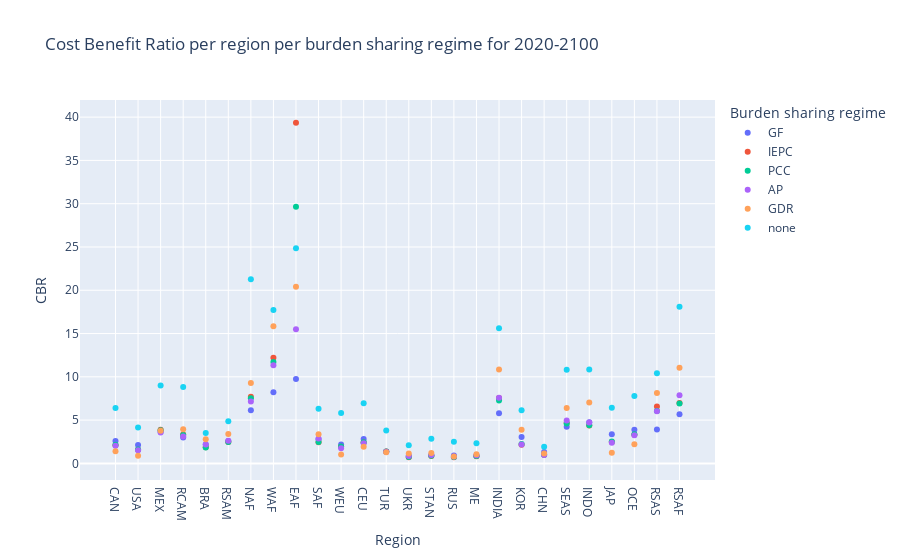

Write notebook code for a chart like this one.
### Code cell
#CBR 
CBRs_plot = px.scatter(CBRs, 
                       x= 'Region',
                       y= 'CBR', 
                       color = 'Burden sharing regime',
                       title = 'Cost Benefit Ratio per region per burden sharing regime for 2020-2100',
                      labels = { "variable": "Burden Sharing Regime"})

CBRs_plot.update_xaxes(
   title = "Region"
)

CBRs_plot.update_yaxes(
   title = "CBR"
)

### Figure 1 — Plotly figure (JSON) as saved in the notebook; plotly's stock layout.template omitted (floating-point values rounded to 4 significant figures)
{"data": [{"hovertemplate": "Burden sharing regime=GF<br>Region=%{x}<br>CBR=%{y}<extra></extra>", "legendgroup": "GF", "marker": {"color": "#636efa", "symbol": "circle"}, "mode": "markers", "name": "GF", "orientation": "v", "showlegend": true, "type": "scatter", "x": ["CAN", "USA", "MEX", "RCAM", "BRA", "RSAM", "NAF", "WAF", "EAF", "SAF", "WEU", "CEU", "TUR", "UKR", "STAN", "RUS", "ME", "INDIA", "KOR", "CHN", "SEAS", "INDO", "JAP", "OCE", "RSAS", "RSAF"], "xaxis": "x", "y": [2.595, 2.121, 3.663, 2.98, 2.183, 2.599, 6.147, 8.209, 9.755, 2.786, 2.168, 2.821, 1.338, 0.8431, 0.9402, 0.9138, 0.8562, 5.789, 3.061, 1.307, 4.233, 4.765, 3.355, 3.872, 3.909, 5.671], "yaxis": "y"}, {"hovertemplate": "Burden sharing regime=IEPC<br>Region=%{x}<br>CBR=%{y}<extra></extra>", "legendgroup": "IEPC", "marker": {"color": "#EF553B", "symbol": "circle"}, "mode": "markers", "name": "IEPC", "orientation": "v", "showlegend": true, "type": "scatter", "x": ["CAN", "USA", "MEX", "RCAM", "BRA", "RSAM", "NAF", "WAF", "EAF", "SAF", "WEU", "CEU", "TUR", "UKR", "STAN", "RUS", "ME", "INDIA", "KOR", "CHN", "SEAS", "INDO", "JAP", "OCE", "RSAS", "RSAF"], "xaxis": "x", "y": [2.094, 1.561, 3.882, 3.346, 1.853, 2.481, 7.689, 12.2, 39.35, 2.443, 1.917, 2.413, 1.359, 0.7214, 0.8467, 0.7083, 0.8338, 7.548, 2.152, 0.9849, 4.655, 4.37, 2.466, 3.305, 6.574, 6.966], "yaxis": "y"}, {"hovertemplate": "Burden sharing regime=PCC<br>Region=%{x}<br>CBR=%{y}<extra></extra>", "legendgroup": "PCC", "marker": {"color": "#00cc96", "symbol": "circle"}, "mode": "markers", "name": "PCC", "orientation": "v", "showlegend": true, "type": "scatter", "x": ["CAN", "USA", "MEX", "RCAM", "BRA", "RSAM", "NAF", "WAF", "EAF", "SAF", "WEU", "CEU", "TUR", "UKR", "STAN", "RUS", "ME", "INDIA", "KOR", "CHN", "SEAS", "INDO", "JAP", "OCE", "RSAS", "RSAF"], "xaxis": "x", "y": [2.164, 1.614, 3.831, 3.284, 1.845, 2.46, 7.532, 11.71, 29.66, 2.475, 1.943, 2.433, 1.368, 0.7347, 0.8686, 0.7381, 0.8461, 7.271, 2.235, 1.008, 4.612, 4.397, 2.514, 3.361, 6.049, 6.908], "yaxis": "y"}, {"hovertemplate": "Burden sharing regime=AP<br>Region=%{x}<br>CBR=%{y}<extra></extra>", "legendgroup": "AP", "marker": {"color": "#ab63fa", "symbol": "circle"}, "mode": "markers", "name": "AP", "orientation": "v", "showlegend": true, "type": "scatter", "x": ["CAN", "USA", "MEX", "RCAM", "BRA", "RSAM", "NAF", "WAF", "EAF", "SAF", "WEU", "CEU", "TUR", "UKR", "STAN", "RUS", "ME", "INDIA", "KOR", "CHN", "SEAS", "INDO", "JAP", "OCE", "RSAS", "RSAF"], "xaxis": "x", "y": [2.049, 1.518, 3.577, 3.1, 2.176, 2.614, 7.136, 11.32, 15.49, 2.88, 1.749, 2.334, 1.336, 0.8541, 0.9816, 0.7964, 0.9421, 7.583, 2.19, 0.9794, 4.953, 4.732, 2.395, 3.245, 6.014, 7.88], "yaxis": "y"}, {"hovertemplate": "Burden sharing regime=GDR<br>Region=%{x}<br>CBR=%{y}<extra></extra>", "legendgroup": "GDR", "marker": {"color": "#FFA15A", "symbol": "circle"}, "mode": "markers", "name": "GDR", "orientation": "v", "showlegend": true, "type": "scatter", "x": ["CAN", "USA", "MEX", "RCAM", "BRA", "RSAM", "NAF", "WAF", "EAF", "SAF", "WEU", "CEU", "TUR", "UKR", "STAN", "RUS", "ME", "INDIA", "KOR", "CHN", "SEAS", "INDO", "JAP", "OCE", "RSAS", "RSAF"], "xaxis": "x", "y": [1.413, 0.8896, 3.773, 3.93, 2.798, 3.398, 9.283, 15.84, 20.42, 3.376, 1.027, 1.911, 1.287, 1.131, 1.197, 0.8068, 1.045, 10.85, 3.899, 1.15, 6.386, 7.03, 1.228, 2.214, 8.133, 11.04], "yaxis": "y"}, {"hovertemplate": "Burden sharing regime=none<br>Region=%{x}<br>CBR=%{y}<extra></extra>", "legendgroup": "none", "marker": {"color": "#19d3f3", "symbol": "circle"}, "mode": "markers", "name": "none", "orientation": "v", "showlegend": true, "type": "scatter", "x": ["CAN", "USA", "MEX", "RCAM", "BRA", "RSAM", "NAF", "WAF", "EAF", "SAF", "WEU", "CEU", "TUR", "UKR", "STAN", "RUS", "ME", "INDIA", "KOR", "CHN", "SEAS", "INDO", "JAP", "OCE", "RSAS", "RSAF"], "xaxis": "x", "y": [6.401, 4.131, 8.989, 8.824, 3.513, 4.879, 21.26, 17.73, 24.86, 6.315, 5.809, 6.939, 3.797, 2.1, 2.857, 2.496, 2.331, 15.61, 6.137, 1.927, 10.83, 10.84, 6.427, 7.779, 10.41, 18.08], "yaxis": "y"}], "layout": {"legend": {"title": {"text": "Burden sharing regime"}, "tracegroupgap": 0}, "title": {"text": "Cost Benefit Ratio per region per burden sharing regime for 2020-2100"}, "xaxis": {"anchor": "y", "domain": [0, 1], "title": {"text": "Region"}}, "yaxis": {"anchor": "x", "domain": [0, 1], "title": {"text": "CBR"}}}}
